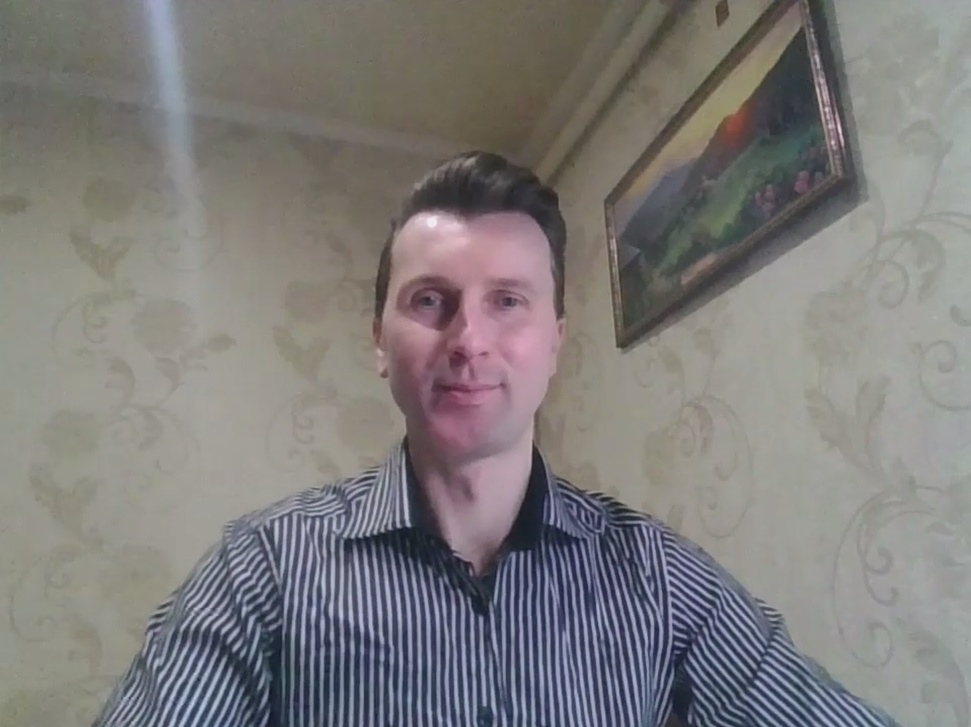
#> input picture Lab-3/pictures/img1.jpg, 971 x 727 px, shrunk from 1437 x 1075 before the run
$ python lab-3-img.py
#> lines starting #> are read from the running program, lines starting #| are printed output that depends on the picture; after the words box and inside, x2 and y2 are one past the last pixel; in counts of white or black regions, pixels touching at a corner belong together
import cv2

face_cascade = cv2.CascadeClassifier("haarcascade_frontalface_default.xml")
eye_cascade = cv2.CascadeClassifier("haarcascade_eye.xml")

img = cv2.imread('./pictures/img1.jpg')
#> img is the input picture: shape (727, 971, 3); mean B, G, R 122.9, 124.1, 126.6
gray = cv2.cvtColor(img, cv2.COLOR_BGR2GRAY)
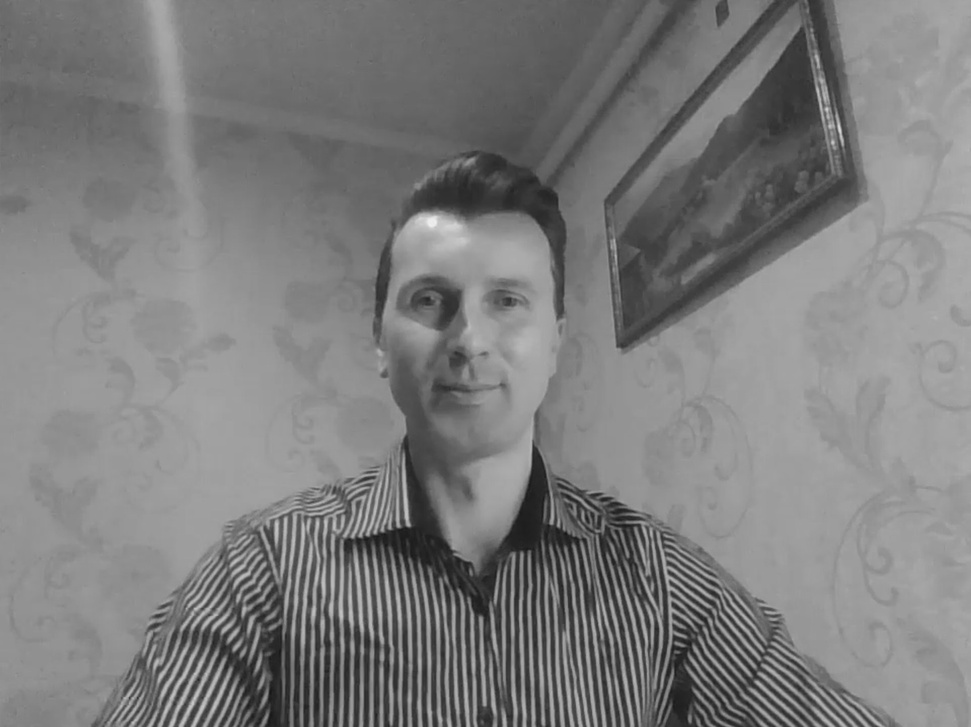
#> gray: shape (727, 971); min 21, max 239, mean 124.7
faces = face_cascade.detectMultiScale(gray, 1.3, 5)
#> faces = [[360, 219, 220, 220]]
print(faces)
#| [[360 219 220 220]]
while True:
    for (x, y, w, h) in faces:
        cv2.rectangle(img, (x,y), (x+w, y+h), (255, 0, 0), 2)
        roi_gray = gray[y:y+h, x:x+w]
        roi_color = img[y:y+h, x:x+w]
        eyes = eye_cascade.detectMultiScale(roi_gray)
        for (ex, ey, ew, eh) in eyes:
            cv2.rectangle(roi_color, (ex, ey), (ex+ew, ey+eh), (0, 255, 0), 2)
        cv2.imshow('img', img)
        k = cv2.waitKey(30) & 0xff
        if k == 27:
            break
#> this loop made 1 pass; (key Esc is pressed on pass 1)
#> pass 1, `roi_gray = gray[y:y+h, x:x+w]`:
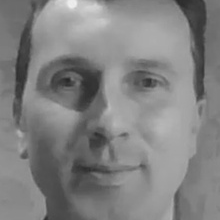
#> roi_gray: shape (220, 220); min 38, max 239, mean 129.1
#> pass 1, `roi_color = img[y:y+h, x:x+w]`:
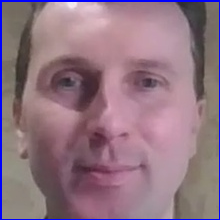
#> roi_color: shape (220, 220, 3); mean B, G, R 129.6, 116.5, 144.7
#> pass 1, `cv2.imshow('img', img)`:
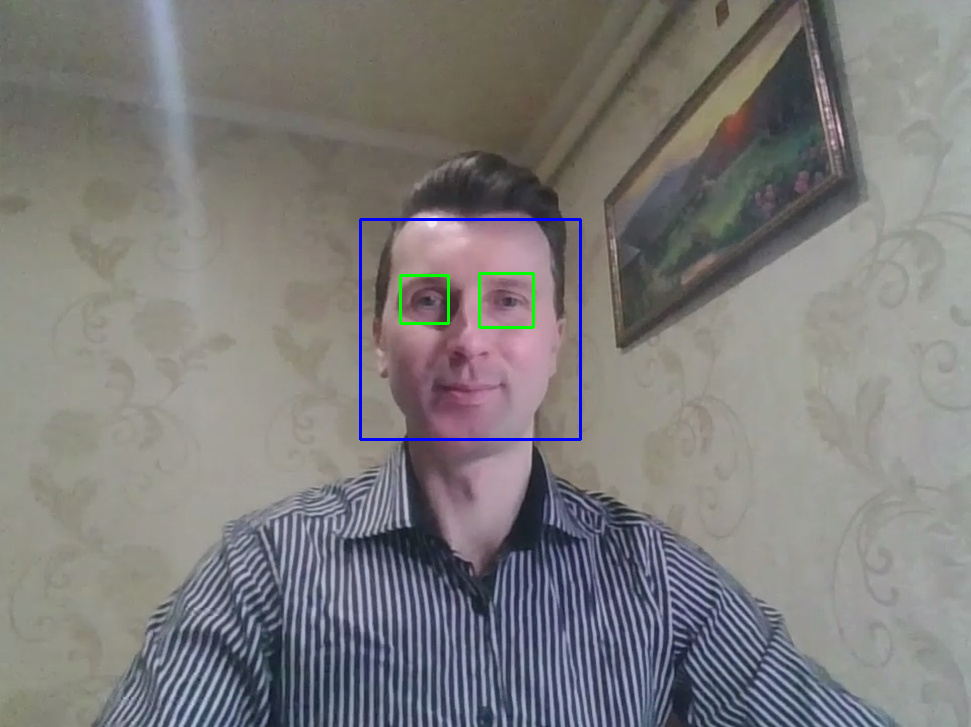
#> window 'img': shape (727, 971, 3); mean B, G, R 123.2, 123.9, 125.8
#> after the loop:
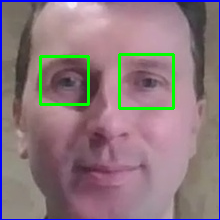
#> roi_color: shape (220, 220, 3); 2.51% of pixels changed, all inside (x1, y1, x2, y2) = (39, 53, 175, 110)
img.release
cv2.destroyAllWindows()
